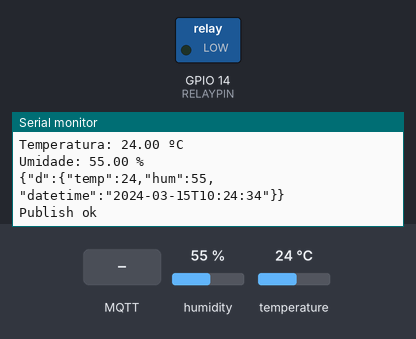
A program run on a simulated ESP8266 (NodeMCU). Shown: switched loads named in the program (green lamp = pin HIGH), the last lines printed to the serial monitor. The test bench sets the inputs (shaded band); at power-on: humidity 55 %, temperature 24 °C. WiFi joins after 1.5 s; servers stay silent unless stated; the local clock reads 2024-03-15 10:24:30 at power-on unless the program sets it; no MQTT or app messages arrive unless stated.

Above: at 4.2 s.
4.3 s: MQTT message "1" arrives on the first subscribed topic
At 4.9 s:
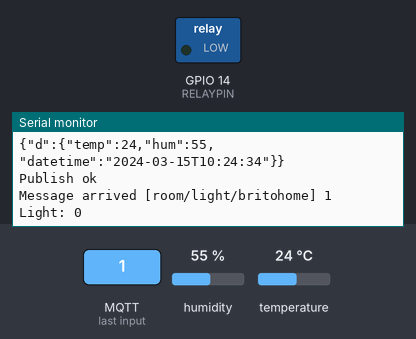
5.8 s: MQTT message "on" arrives on the first subscribed topic
At 6.01 s:
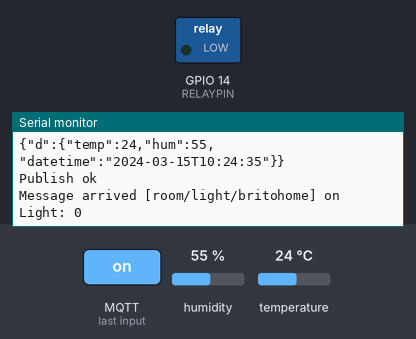
7.3 s: MQTT message "off" arrives on the first subscribed topic
At 7.9 s:
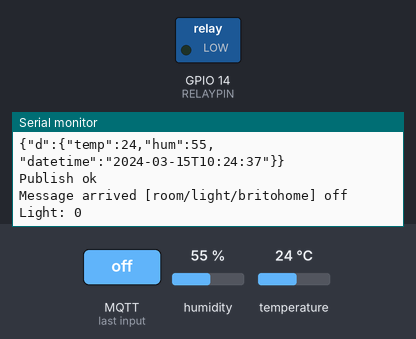

The program:

main.cpp
```cpp
#include <arduino.h>
#include <esp8266wifi.h>
#include <math.h>
#include <DHT.h>
#include <Adafruit_Sensor.h>

#include <PubSubClient.h>                          // Envio por MQTT

#include <ArduinoJson.h>                          // Criar o JSon para envio
#include <time.h>                                 // Enviar a Hora com o Payload

const char* ssid     = "HOME";
const char* password = "12345678";


#define RELAYPIN 14                               // Pino D5 (Recebimento de Mensagens)

#define DHTPIN 4 //Pino digital D2 (GPIO5) conectado ao DHT11 MAYBE16
#define DHTTYPE DHT11 //Tipo do sensor DHT11

DHT dht(DHTPIN, DHTTYPE); //Inicializando o objeto dht do tipo DHT passando como parâmetro o pino (DHTPIN) e o tipo do sensor (DHTTYPE)

float temperatura; //variável para armazenar a temperatura
float umidade; //Variável para armazenar a umidade


int wifiStatus;

int timezone = -3 * 3600;                     // Definição da TimeZone
int dst = 0;                                  //

unsigned long previousMillis = 0;             // Variáveis para intervalo de tempo
const long interval = 2000;                   // intervalo

//**************************************

//__ Configurações para o IBM Watson

//**************************************

//__ Informações do dispositivo

#define DEVICE_TYPE  "smartroom"
#define DEVICE_ID    "roomcontrol"

// Variáves para Inscrição de Tópico

#define DEVICE_ID_IN    "room"                                                              // Id do tópico de entrada
char topicIn[]    = "room/light/britohome";   // Tópico de entrada

//__ Informações da conexão com o servidor

#define ORG     "4je244"

//__ Dados da API

char authMeth[] = "a-4je244-4vdymohwui";
#define TOKEN   "OoAthjNwopAQ4xqX_X"

//__ Variáveis de conexão com o servidor (Não customizaveis)

char host[]   = "test.mosquitto.org";
char topic[]    = "room/temp/britohome";
char token[]    = TOKEN;
char clientId[] = "a:" ORG ":" DEVICE_ID;

//__ Inicia WiFi

WiFiClient wifiClient;
PubSubClient client(host, 1883, NULL, wifiClient);

DynamicJsonDocument doc(1024);                    // Variável para Converter o Json recebido

unsigned long oldTime;

///////////////////////////////////////////////////

// Método que atua no valor recebido pelo tópico de entrada
void checkLight(int val){

  Serial.print("Light: ");
  Serial.println(val);

  if (val == 1){
    digitalWrite(RELAYPIN, HIGH);
  } else if( val == 0 ){
    digitalWrite(RELAYPIN, LOW);
  }

}

// Função que é chamada quando é recebida mensagem no tópico inscrito
void callback(char* topicIn, byte* payload, unsigned int length) {

  Serial.print("Message arrived [");
  Serial.print(topicIn);
  Serial.print("] ");
  for (int i=0;i<length;i++) {
    Serial.print((char)payload[i]);
  }
  Serial.println();

  deserializeJson(doc, payload);

  int lightValue = doc["d"]["light"];

  checkLight(lightValue);

}

// Cálculo da Data Atual
String dataAtual(){
  time_t now = time(nullptr);
  struct tm* p_tm = localtime(&now);
  String Ano      =  String((p_tm->tm_year + 1900));
  String Mes;
  String Dia;
  String Hora;
  String Minuto;
  String Segundo;

  if ((p_tm->tm_mon + 1) < 10)  Mes = "0";
  Mes  =  Mes + String((p_tm->tm_mon + 1));

  if ((p_tm->tm_mday) < 10)  Dia ="0";
  Dia  =  Dia + String((p_tm->tm_mday));

  if ((p_tm->tm_hour) < 10)  Hora ="0";
  Hora  =  Hora + String((p_tm->tm_hour));

  if ((p_tm->tm_min) < 10)  Minuto ="0";
  Minuto  =  Minuto + String((p_tm->tm_min));

  if ((p_tm->tm_sec) < 10)  Segundo = "0";
  Segundo  =  Segundo + String((p_tm->tm_sec));


  String datetime = Ano + "-" + Mes + "-" + Dia + "T"
                + Hora + ":" + Minuto + ":" + Segundo;

  return datetime;

}

// Preparar o payload para o envio de dados
String preparePayload (float data1, float data2){

  DynamicJsonDocument doc(1024);
  doc["d"]["temp"]  = data1;
  doc["d"]["hum"]  = data2;
  doc["d"]["datetime"] = dataAtual();
  String payload;
  serializeJson(doc, payload);
  return payload;

}
//__ Envia os dados para o topico


void enviaDado(float dado1, float dado2){

  String payload = preparePayload(dado1, dado2);
  Serial.println(payload);

 //__ Envia o dado

  if (client.publish(topic, (char*) payload.c_str())) {
    Serial.println("Publish ok");
  } else {
    Serial.println("Publish failed");
  }

}

void reconnect() {
  // Loop until we're reconnected
  while (!client.connected()) {
    Serial.print("Attempting MQTT connection...");
    // Attempt to connect
    if (client.connect(clientId, authMeth, token)) {
      Serial.println("connected");
      // ... and resubscribe
      client.subscribe(topicIn);
    } else {
      Serial.print("failed, rc=");
      Serial.print(client.state());
      Serial.println(" try again in 2 seconds");
      // Wait 2 seconds before retrying
      delay(2000);
    }
  }
}


void setup() {

  pinMode(RELAYPIN, OUTPUT);
  dht.begin(); //Inicializa o sensor DHT11

  //__ Inicializa a serial

  Serial.begin(9600);
  Serial.println();
  Serial.print("Conectando-se na rede ");
  Serial.print(ssid);

  //__ Conecta-se na rede WIFI

  WiFi.begin(ssid, password);
  while (WiFi.status() != WL_CONNECTED) {
    delay(500);
    Serial.print(".");
  }
  Serial.println("");

  Serial.print("Conectado, endereço de IP: ");
  Serial.println(WiFi.localIP());

  // Configuração da Data

  configTime(timezone, dst, "pool.ntp.org","time.nist.gov");
  Serial.println("\nWaiting for Internet time");

  while(!time(nullptr)){
     Serial.print("*");
     delay(1000);
  }
  Serial.println("\nTime response....OK");

  // Define função callback - Chamada quando recebe informação no tópico
  client.setCallback(callback);

  // Allow the hardware to sort itself out
  delay(1500);

}

void check_temp() {

  if ((millis() - oldTime) > 1000)   // Only process counters once per second
  {
    oldTime = millis();
    temperatura = dht.readTemperature();  //Realiza a leitura da temperatura
    umidade = dht.readHumidity(); //Realiza a leitura da umidade
    Serial.print("Temperatura: ");
    Serial.print(temperatura); //Imprime no monitor serial o valor da temperatura lida
    Serial.println(" ºC");
    Serial.print("Umidade: ");
    Serial.print(umidade); //Imprime no monitor serial o valor da umidade lida
    Serial.println(" %");
    enviaDado(temperatura,umidade);
  }

}


void loop() {

  if (!client.connected()) {
    checkLight(0);
    reconnect();
  }

  client.loop();
  check_temp();

}
```

Measured:
- after the input at 4.3 s, the serial monitor: prints a new line at once (image 1)
- after the input at 5.8 s, the serial monitor: prints a new line at once (image 2)
- after the input at 7.3 s, the serial monitor: prints a new line at once (image 3)
